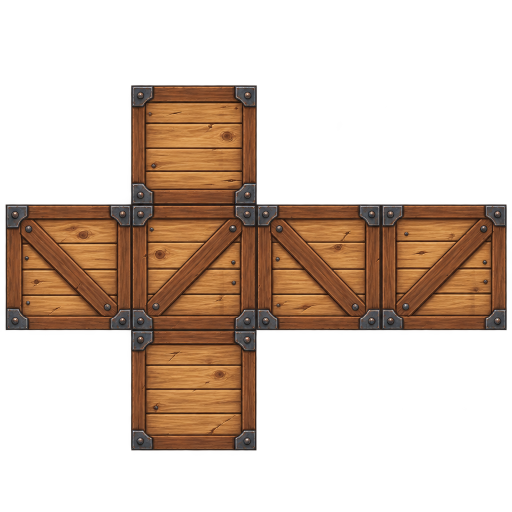
#> input picture examples/crate/painted.png, 1024 x 1024 px (shown at 1/2 size)
$ python silhouette.py ../examples/crate/painted.png out.png --length 1.0
#> lines starting #> are read from the running program, lines starting #| are printed output that depends on the picture; after the words box and inside, x2 and y2 are one past the last pixel; in counts of white or black regions, pixels touching at a corner belong together
### scripts/net.py
"""Papercraft nets: unfold simple primitives into flat 2D nets and pack them into one UV atlas.
Pure Python, no bpy. bp_fold.py folds the same layout back into 3D inside Blender.

    python3 net.py spec.json layout.json

A spec lists nets and where each net is placed (one net can be placed many times, e.g. 4 table legs):
    {"name": "table", "atlas_px": 1024, "pad_px": 12,
     "nets": {"top": {"type": "box", "size": [1.2, 0.7, 0.05]},
              "leg": {"type": "box", "size": [0.06, 0.06, 0.7]}},
     "parts": [{"net": "top", "at": [0, 0, 0.7]},
               {"net": "leg", "at": [0.5, 0.28, 0]}, ...]}

Net types (units are metres, Z up, front is -Y, every face winds outward):
    box      size [w, d, h], base on z=0. Cross net: left, front, right, back in a band, top and bottom on front.
             Flat boxes (h < half the smaller side) use the tray net instead; "layout": "cross" | "tray" forces it.
             "faces": subset of left/front/right/back/top/bottom to keep.
    frustum  r0 (base), r1 (tip, 0 = cone), h, seg. True development: an annulus sector, foldable in paper.
             "cap": true closes the tip.
    card     size [w, h], vertical quad facing -Y. "double": true adds the back face (same texture, mirrored).
    extrude  outline [[y, z], ...] (a profile: gable roof, pistol grip), length along X centred on 0. polynet.py.
    poly     verts and faces (wound outward) of any low-poly mesh, unfolded by its shared edges. polynet.py.
Any net: "thick": metres gives its faces a real thickness, inward, with rims on free edges (planks, cards).
Any net: "flip": true turns its sheet 180 degrees, so a part placed upside down (rot [180, 0, 0]) paints upright.

Layout output: per net its polygons (3D verts + UV in 0..1) and per part its placement. One texel density for
every net, so a leg and a table top share the same detail per metre.
"""
import json
import math
import sys

from polynet import extrude_net, poly_net


# [82 lines left out: functions box_net, tray_net, frustum_net, card_net, not called in this run]


def build_net(n):
    polys = _build(n)
    if n.get("flip"):                  # a part placed upside down (a hanging leg): turn its sheet 180 degrees, no mirror
        polys = [(name, [(xyz, (-u, -v)) for xyz, (u, v) in poly]) for name, poly in polys]
    return polys


def _build(n):
    t = n["type"]
    if t == "box":
        w, d, h = n["size"]
        flat = n.get("layout", "tray" if h < 0.5 * min(w, d) else "cross") == "tray"
        return (tray_net if flat else box_net)(w, d, h, faces=n.get("faces"))
    if t == "frustum":
        return frustum_net(n["r0"], n.get("r1", 0.0), n["h"], n.get("seg", 8), n.get("cap", False))
    if t == "card":
        return card_net(*n["size"], double=n.get("double", False))
    if t == "extrude":
        return extrude_net(n["outline"], n["length"], n.get("faces"))
    if t == "poly":
        return poly_net(n["verts"], n["faces"])
    raise ValueError(f"unknown net type {t}")


def _bounds(polys):
    us = [uv[0] for _, p in polys for _, uv in p]
    vs = [uv[1] for _, p in polys for _, uv in p]
    return min(us), min(vs), max(us), max(vs)


def _shelf(sizes, scale, pad):
    """Shelf packing in a unit square. Returns offsets or None when it does not fit."""
    order = sorted(range(len(sizes)), key=lambda i: -sizes[i][1])
    x = y = shelf = pad
    offs = [None] * len(sizes)
    for i in order:
        w, h = sizes[i][0] * scale, sizes[i][1] * scale
        if x + w + pad > 1:
            x, y, shelf = pad, y + shelf, 0
        if x + w + pad > 1 or y + h + pad > 1:
            return None
        offs[i] = (x, y)
        x += w + pad
        shelf = max(shelf, h + pad)
    return offs


def pack(nets, pad):
    """Largest common scale (metres to UV) that fits every net, found by bisection."""
    names = list(nets)
    sizes = []
    for k in names:
        u0, v0, u1, v1 = _bounds(nets[k])
        sizes.append((u1 - u0, v1 - v0))
    lo, hi = 0.0, 1.0 / max(max(s) for s in sizes)
    for _ in range(40):
        mid = (lo + hi) / 2
        lo, hi = (mid, hi) if _shelf(sizes, mid, pad) else (lo, mid)
    offs = _shelf(sizes, lo, pad)
    return lo, dict(zip(names, offs))


def layout(spec):
    pad = spec.get("pad_px", 12) / spec.get("atlas_px", 1024)
    nets = {k: build_net(v) for k, v in spec["nets"].items()}
    scale, offs = pack(nets, pad)
    out = {"name": spec["name"], "atlas_px": spec.get("atlas_px", 1024), "pad_px": spec.get("pad_px", 12),
           "texel_m": 1 / (scale * spec.get("atlas_px", 1024)), "nets": {}, "parts": spec["parts"],
           "opaque": spec.get("opaque", True), "labels": spec.get("labels", {})}
    for k, polys in nets.items():
        u0, v0, _, _ = _bounds(polys)
        ox, oy = offs[k]
        out["nets"][k] = {"type": spec["nets"][k]["type"], "opaque": spec["nets"][k].get("opaque", out["opaque"]),
                          "faces": [{"name": n, "co": [list(xyz) for xyz, _ in p],
                                     "uv": [[ox + (u - u0) * scale, oy + (v - v0) * scale] for _, (u, v) in p]}
                                    for n, p in polys]}
        if spec["nets"][k].get("thick"):                 # bp_fold gives the folded faces this thickness
            out["nets"][k]["thick"] = spec["nets"][k]["thick"]
    return out


# [4 lines that do not run on import are left out]

### scripts/polynet.py
"""Generic papercraft nets: unfold any closed or open polygon mesh by its shared edges. Pure Python.

    poly_net(verts, faces)                    any mesh, faces wound outward (counter clockwise seen from outside)
    extrude_net(outline, length, keep=None)   a 2D profile in the YZ plane, extruded along X, centred on x = 0

Each face is laid flat with its outward side up, so a face never comes out mirrored. Children are hinged on their
parent edge, breadth first from the largest face. A face that would overlap the faces already laid starts its
own piece beside the others. Faces are named f0, f1, ... (poly) or capL, capR, side0, side1, ... (extrude).
"""
import math


def _sub(a, b):
    return [a[i] - b[i] for i in range(len(a))]


def _dot(a, b):
    return sum(a[i] * b[i] for i in range(len(a)))


def _cross(a, b):
    return [a[1] * b[2] - a[2] * b[1], a[2] * b[0] - a[0] * b[2], a[0] * b[1] - a[1] * b[0]]


def _unit(a):
    n = math.sqrt(_dot(a, a)) or 1.0
    return [x / n for x in a]


def _normal(pts):
    n = [0.0, 0.0, 0.0]
    for i in range(len(pts)):
        a, b = pts[i], pts[(i + 1) % len(pts)]
        n = [n[0] + (a[1] - b[1]) * (a[2] + b[2]), n[1] + (a[2] - b[2]) * (a[0] + b[0]),
             n[2] + (a[0] - b[0]) * (a[1] + b[1])]
    return _unit(n)


# [5 lines left out: function _area3, not called in this run]


def _local2d(pts):
    """The face in its own plane, seen from outside: x along the first edge, y = normal x first edge."""
    a = _unit(_sub(pts[1], pts[0]))
    b = _cross(_normal(pts), a)
    return [(_dot(_sub(p, pts[0]), a), _dot(_sub(p, pts[0]), b)) for p in pts]


# [27 lines left out: functions _fit2d, _seg_cross, _inside, not called in this run]


def _shrink(poly, k=0.98):
    cx, cy = sum(p[0] for p in poly) / len(poly), sum(p[1] for p in poly) / len(poly)
    return [(cx + (x - cx) * k, cy + (y - cy) * k) for x, y in poly]


# [48 lines left out: functions _overlaps, poly_net, not called in this run]


def extrude_net(outline, length, keep=None):
    """outline: [[y, z], ...] simple polygon. Faces capL (x = -length/2), capR, side0.. (edge i to i+1).
    Classic extrusion net, linear time: the two caps, then the sides as one band cut into rows no longer
    than the cap is wide. Neighbouring sides stay hinged inside a row."""
    area = sum(outline[i][0] * outline[i - 1][1] - outline[i - 1][0] * outline[i][1] for i in range(len(outline)))
    pts = list(outline) if area < 0 else list(outline)[::-1]   # counter clockwise in (y, z): capR faces +x
    n, x = len(pts), length / 2
    want = lambda nm: keep is None or nm in keep
    out, caps = [], []
    for nm, poly in (("capL", [(-x, *pts[i]) for i in range(n)][::-1]), ("capR", [(x, *p) for p in pts])):
        if want(nm):
            q = _local2d(poly)
            caps.append((nm, poly, q))
    ox, top = 0.0, 0.0
    gap = 0.02 * max(max(abs(c) for p in pts for c in p), 0.05)
    for nm, poly, q in caps:
        u0, v0 = min(a for a, _ in q), min(b for _, b in q)
        out.append((nm, [(c, (a - u0 + ox, b - v0)) for c, (a, b) in zip(poly, q)]))
        ox += max(a for a, _ in q) - u0 + gap
        top = max(top, max(b for _, b in q) - v0)
    width = max(ox - gap, length * 4) / max(1, len(caps))
    u, row = 0.0, 0
    for i in range(n):
        j = (i + 1) % n
        e = math.dist(pts[i], pts[j])
        if not want(f"side{i}"):
            continue
        if u > 0 and u + e > width:
            u, row = 0.0, row + 1
        v = -(row + 1) * (length + gap)
        quad = [(-x, *pts[i]), (-x, *pts[j]), (x, *pts[j]), (x, *pts[i])]
        out.append((f"side{i}", list(zip(quad, [(u, v), (u + e, v), (u + e, v + length), (u, v + length)]))))
        u += e
    return out

### scripts/silhouette.py
"""Papercraft from one side photo: the silhouette becomes an extruded profile, the photo becomes its texture.
For flat-ish props seen from the side (a flintlock pistol, a sign, a weather vane). Pure Python (cv2, PIL).

    silhouette.py photo.png ASSET_DIR --length 0.36 --thick 0.03 [--angle -27.5] [--eps 1.2]

angle: degrees to turn the photo so the object's long axis is horizontal (cv2 sense, counter clockwise).
Writes ASSET_DIR/spec.json, layout.json, photo_upright.png and painted.png: both caps carry the photo (the far
side mirrored, as seen through), the thin sides carry the photo colour along their edge, holes inside the
silhouette (a trigger guard) stay transparent. Then template.py clean and run_fold.py as usual.
A photo that belongs to someone else is a look test only: repaint before shipping.
"""
import argparse
import json
import os
import sys

import cv2
import numpy as np
from PIL import Image, ImageDraw

sys.path.insert(0, os.path.dirname(os.path.abspath(__file__)))
import net as netmod                                      # noqa: E402


def upright(photo, angle):
    """RGBA photo, background cut (alpha, else near white flooded from the border), turned, cropped."""
#> called with photo = '../examples/crate/painted.png', angle = 0
    im = Image.open(photo).convert("RGBA")
#> im is the input picture: PIL image 1024x1024 RGBA; mean R, G, B, A 67.2, 43.7, 27.6, 89.6
    a = np.array(im)
    if a[..., 3].min() == 255:
        fg = (a[..., :3].min(axis=2) < 235).astype(np.uint8)
        flood = np.pad(1 - fg, 1, constant_values=1).copy()          # the border counts as background
        cv2.floodFill(flood, None, (0, 0), 2)
        bg = flood[1:-1, 1:-1] == 2
        # background seen through a closed loop (a trigger guard): enclosed near-white blobs, not small highlights
        k, lab, st, _ = cv2.connectedComponentsWithStats(((fg == 0) & ~bg).astype(np.uint8), connectivity=4)
        for i in range(1, k):
            if st[i, cv2.CC_STAT_AREA] > 0.0004 * fg.size:
                bg |= lab == i
        a[..., 3] = np.where(bg, 0, 255)
    h, w = a.shape[:2]
    M = cv2.getRotationMatrix2D((w / 2, h / 2), angle, 1.0)
    c, s = abs(M[0, 0]), abs(M[0, 1])
    W, H = int(w * c + h * s), int(w * s + h * c)
    M[0, 2] += W / 2 - w / 2
    M[1, 2] += H / 2 - h / 2
    r = cv2.warpAffine(a, M, (W, H), flags=cv2.INTER_LANCZOS4, borderValue=(0, 0, 0, 0))
    ys, xs = np.nonzero(r[..., 3] > 127)
    return r[ys.min():ys.max() + 1, xs.min():xs.max() + 1]
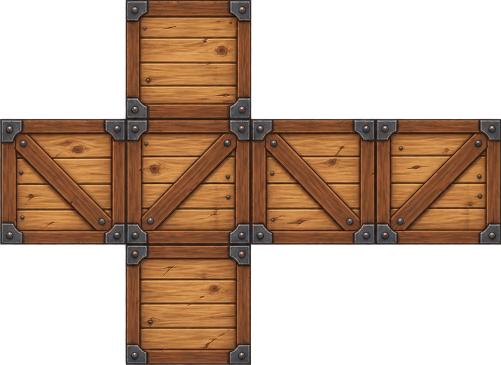
#> returned value: shape (730, 1002, 4) (shown at 1/2 size); mean of channels 0, 1, 2, 3 90, 58.3, 36.2, 128.4; transparent parts drawn white


def outline(rgba, eps):
#> called with eps = 1.2
    m = (rgba[..., 3] > 127).astype(np.uint8)
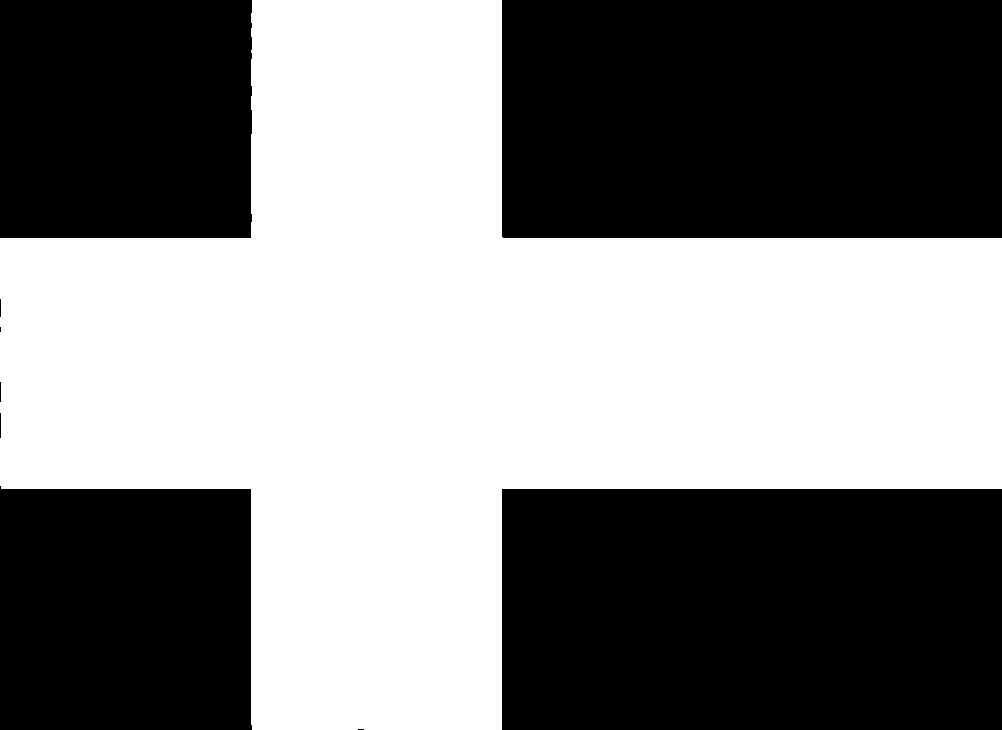
#> m: shape (730, 1002); values 0 (black) and 1 (white), 50.8% white; 9 black regions (3 under 20 px)
    cs, _ = cv2.findContours(m, cv2.RETR_EXTERNAL, cv2.CHAIN_APPROX_NONE)
#> cs = 1 contour; box (x1, y1, x2, y2) and area: (0, 0, 1002, 730) 369844
    c = max(cs, key=cv2.contourArea)
#> c = contour of 3452 points, box (x1, y1, x2, y2) (0, 0, 1002, 730), area 369844
    return cv2.approxPolyDP(c, eps, True)[:, 0, :].astype(float)


def build(photo, out, length, thick, angle, eps):
    os.makedirs(out, exist_ok=True)
    img = upright(photo, angle)
    Image.fromarray(img).save(os.path.join(out, "photo_upright.png"))
    pts = outline(img, eps)
#> pts = 14 rows, first 8: [0, 238], [1, 488], [250, 488], [252, 729], [501, 729], [502, 488], [1001, 488], [1001, 238]
    k = length / img.shape[1]                                 # metres per photo pixel
    prof = [[-x * k, (img.shape[0] - y) * k] for x, y in pts]  # profile (x, z), z up; extrude wants (y, z)
#> prof = [[0, 0.491], [-0.000998, 0.242], [-0.25, 0.242], [-0.251, 0.000998], [-0.5, 0.000998], [-0.501, 0.242], [-0.999, 0.242], [-0.999, 0.491], [-0.502, 0.491], [-0.5, 0.493], [-0.5, 0.729], [-0.251, 0.729], [-0.251, 0.508], [-0.25, 0.491]]
    name = os.path.basename(os.path.normpath(out))
    spec = {"name": name, "atlas_px": 1024, "pad_px": 8, "opaque": False,
            "nets": {"body": {"type": "extrude", "outline": prof, "length": thick}},
            "parts": [{"net": "body", "at": [-length / 2, 0, 0], "rot": [0, 0, 90]}]}
    json.dump(spec, open(os.path.join(out, "spec.json"), "w"), indent=1)
    lay = netmod.layout(spec)
#> in layout, `pad = spec.get("pad_px", 12) / spec.get("atlas_px", 1024)`: pad = 0.00781
#> in layout, `nets = {k: build_net(v) for k, v in spec["nets"].items()}`: nets = 1 item
#> in pack, `names = list(nets)`: names = ['body']
#> the loop in pack, `for k in names:` made 1 pass
#> (k, u0, v0, u1, v1) on pass 1: ('body', 0, -0.25, 1.5, 1.02)
#> after the loop in pack, `for k in names:`: sizes = [(1.5, 1.27)]
#> in pack, `lo, hi = 0.0, 1.0 / max(max(s) for s in sizes)`: lo = 0; hi = 0.667
#> the loop in pack, `for _ in range(40):` made 40 passes
#> (mid, lo, hi) on passes 1 to 8: (0.333, 0.333, 0.667), (0.5, 0.5, 0.667), (0.583, 0.583, 0.667), (0.625, 0.625, 0.667), (0.646, 0.646, 0.667), (0.656, 0.656, 0.667), (0.661, 0.656, 0.661), (0.659, 0.656, 0.659)
#> in pack, `offs = _shelf(sizes, lo, pad)`: offs = [(0.00781, 0.00781)]
#> in layout, `scale, offs = pack(nets, pad)`: scale = 0.656; offs = {'body': (0.00781, 0.00781)}
#> the loop in layout, `for k, polys in nets.items():` made 1 pass
#> (k, u0, v0, ox, oy) on pass 1: ('body', 0, -0.25, 0.00781, 0.00781)
#> after the loop in layout, `for k, polys in nets.items():`: out = 8 items
#> lay = 8 items
    json.dump(lay, open(os.path.join(out, "layout.json"), "w"), indent=1)
    paint(lay, img, prof, k, os.path.join(out, "painted.png"))
    return lay


def paint(lay, img, prof, k, path):
    """Caps: affine from three cap corners in the atlas to the same outline points in the photo."""
#> called with k = 0.000998, path = 'out.png/painted.png'
    n = lay["atlas_px"]
#> n = 1024
    out = np.zeros((n, n, 4), np.uint8)
    H = img.shape[0]
    to_photo = lambda co: (-co[1] / k, H - co[2] / k)         # net-local (x, y, z): y = -x_photo * k, z = height
    for f in lay["nets"]["body"]["faces"]:
        atlas = np.float32([(u * n, (1 - v) * n) for u, v in f["uv"]])
        mask = Image.new("L", (n, n), 0)
        ImageDraw.Draw(mask).polygon([tuple(p) for p in atlas], fill=255)
        mask = np.array(mask) > 0
        if f["name"].startswith("cap"):
            src = np.float32([to_photo(c) for c in f["co"]])
            i = [0, len(src) // 3, 2 * len(src) // 3]
            M = cv2.getAffineTransform(atlas[i], src[i])
            warped = cv2.warpAffine(img, M, (n, n), flags=cv2.WARP_INVERSE_MAP | cv2.INTER_LANCZOS4,
                                    borderValue=(0, 0, 0, 0))
            out[mask] = warped[mask]
        else:
            # a side strip: the mean photo colour just inside its outline edge (along the edge normal)
            a, b = np.float32(to_photo(f["co"][0])), np.float32(to_photo(f["co"][1]))
            e = b - a
            nrm = np.float32([-e[1], e[0]]) / max(1e-6, float(np.linalg.norm(e)))
            samples = []
            for t in np.linspace(0.1, 0.9, 6):
                for d in (-6, -4, -2, 2, 4, 6):                   # the outside side is background: skipped
                    x, y = (a + e * t + nrm * d).astype(int)
                    if 0 <= x < img.shape[1] and 0 <= y < H and img[y, x, 3] > 127:
                        samples.append(img[y, x, :3])
            col = np.mean(samples, axis=0) if samples else np.float32([90, 70, 50])
            out[mask] = [*col.astype(np.uint8), 255]
#> this loop made 16 passes
#> (atlas, a, b, e, nrm, col) on passes 3, 8, 9: ([[8, 881.7], [19.48, 881.7], [19.48, 861.5], [8, 861.5]], [250, 238], [252, 221], [2, -17], [0.993, 0.117], [62.33, 57.11, 57.83]), ([[8, 915.2], [342, 915.2], [342, 895.1], [8, 895.1]], [503, 238], [1001, 238], [498, 0], [0, 1], [127.6, 92.28, 73.22]), ([[342, 915.2], [509.6, 915.2], [509.6, 895.1], [342, 895.1]], [1001, 238], [1001, 488], [0, 250], [-1, 0], [107.6, 74.44, 55.33])
#> pass 1, in paint, `mask = np.array(mask) > 0`:
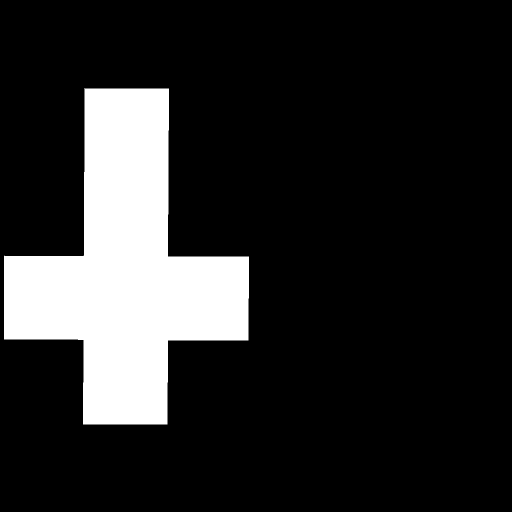
#> mask: shape (1024, 1024) bool (shown at 1/2 size); 15.9% white; 1 white region, box (x1, y1, x2, y2) and area: (8, 176, 498, 849) 167101
#> pass 1, in paint, `warped = cv2.warpAffine(img, M, (n, n), flags=cv2.WARP_INVERSE_MAP | c..`:
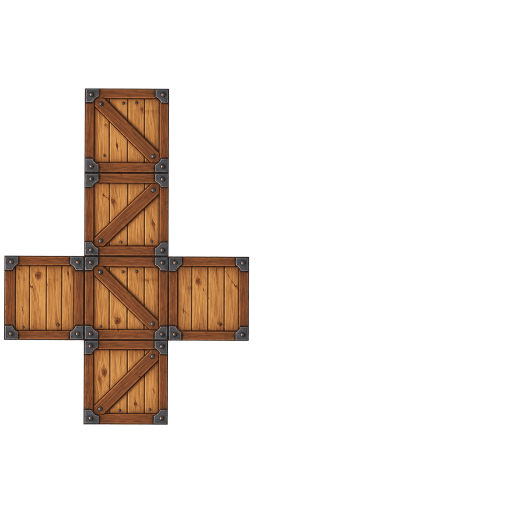
#> warped: shape (1024, 1024, 4) (shown at 1/2 size); mean of channels 0, 1, 2, 3 28.2, 18.3, 11.4, 40.3; transparent parts drawn white
#> pass 2, in paint, `mask = np.array(mask) > 0`:
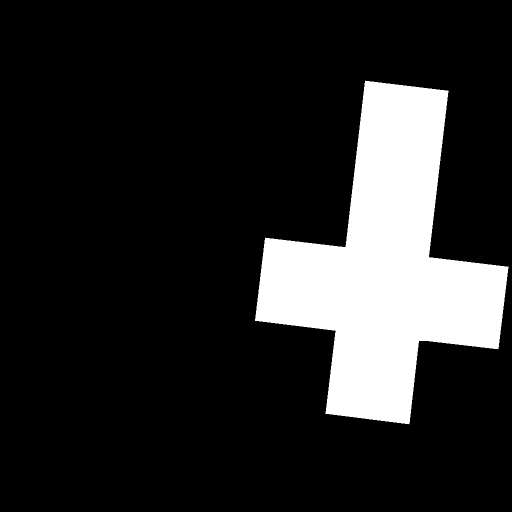
#> mask: shape (1024, 1024) bool (shown at 1/2 size); 15.9% white; 1 white region, box (x1, y1, x2, y2) and area: (510, 161, 1017, 849) 166869
#> after the loop:
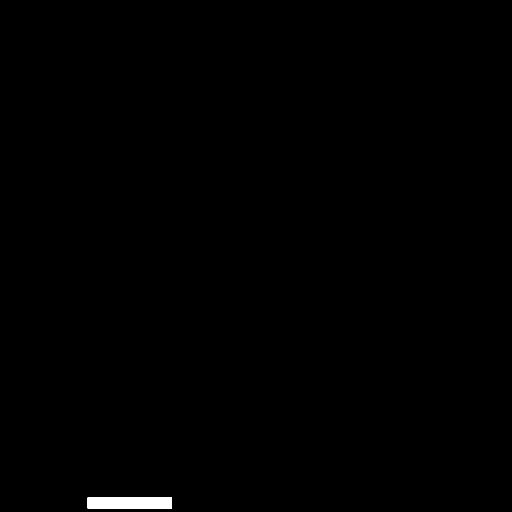
#> mask: shape (1024, 1024) bool (shown at 1/2 size); 0.35% white; 1 white region, box (x1, y1, x2, y2) and area: (175, 995, 344, 1017) 3718
#> after the loop:
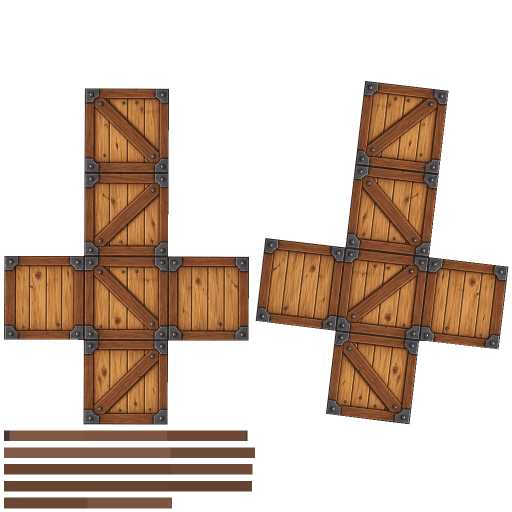
#> out: shape (1024, 1024, 4) (shown at 1/2 size); mean of channels 0, 1, 2, 3 49.4, 32.1, 19.8, 92.2; transparent parts drawn white
    Image.fromarray(out).save(path)


if __name__ == "__main__":
    ap = argparse.ArgumentParser()
    ap.add_argument("photo")
    ap.add_argument("out")
    ap.add_argument("--length", type=float, required=True)
    ap.add_argument("--thick", type=float, default=0.03)
    ap.add_argument("--angle", type=float, default=0.0)
    ap.add_argument("--eps", type=float, default=1.2)
    a = ap.parse_args()
    lay = build(a.photo, a.out, a.length, a.thick, a.angle, a.eps)
#> lay = 8 items
    print(f"{len(lay['nets']['body']['faces'])} faces, {lay['texel_m'] * 1000:.2f} mm per px")
#| 16 faces, 1.49 mm per px
